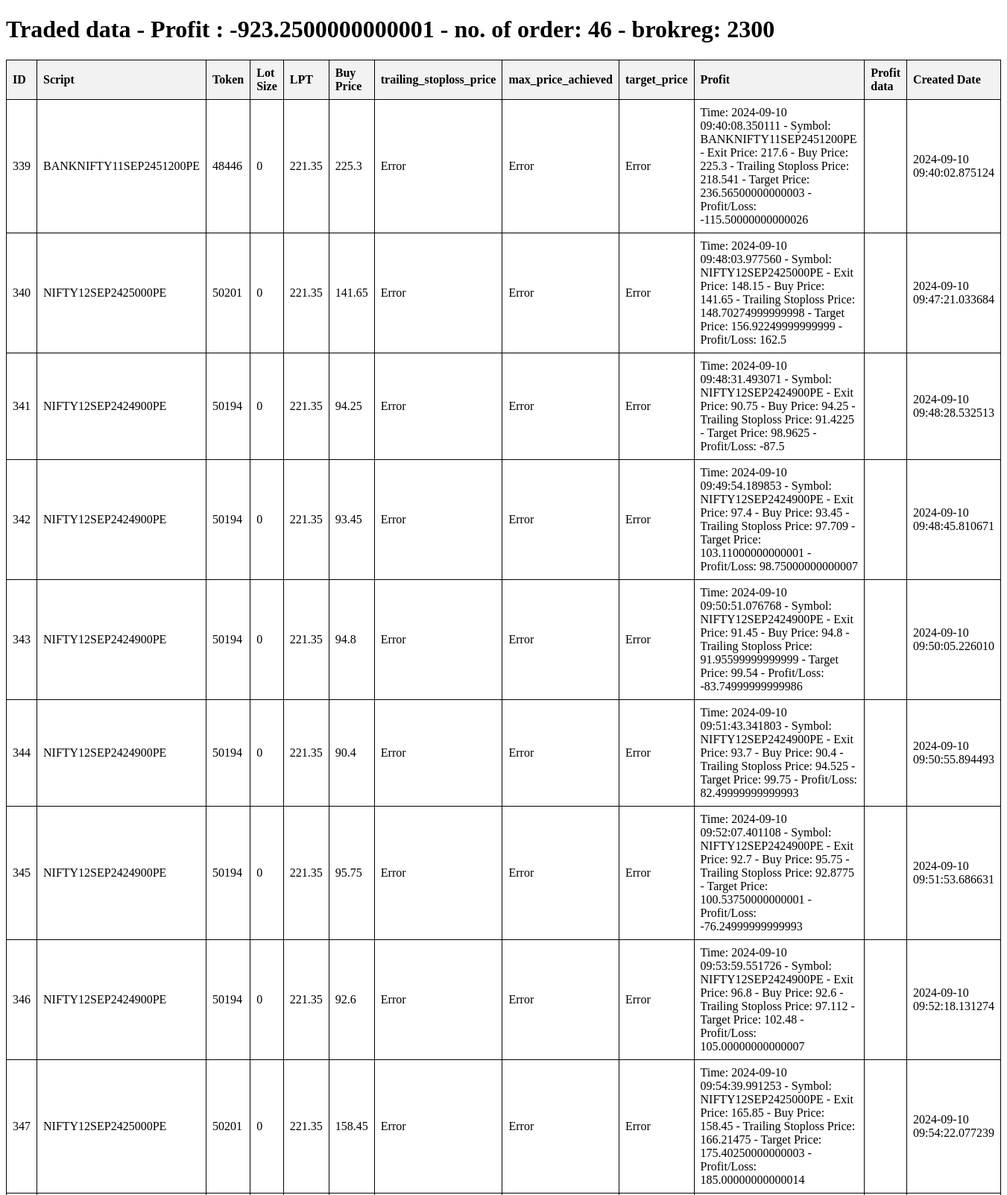
The page / (upper part) on the database its author committed.
### tables this page shows
CREATE TABLE ordertoken(
        id INTEGER PRIMARY KEY,
        symbol TEXT NOT NULL,
        exchange TEXT NOT NULL,
        token TEXT NOT NULL,
        lotsize INTEGER NOT NULL,
        ltp REAL NOT NULL,
        profit REAL NOT NULL
    , createddate timestamp);

### createwebviewapi.py (the view, shortened to what this page needs)
@app.route('/')
def home():
    try:
        fetchdata = crete_update_table.fetchsupportforweb()
        date = datetime.date.today()
        print(date)
        formatted_data = []
        for item in fetchdata:
            if item['createddate']:
                datetime_obj = item['createddate'].split(" ")
            if item['createddate'] and datetime_obj[0] == str(date):
                try:
                    profit_str = 'Time: 2024-09-02 10:30:07.260865 - Symbol: BANKNIFTY04SEP2451300PE - Exit Price: 221.35 - Buy Price: 229.95 - Trailing Stoploss Price: 223.05149999999998 - Target Price: 241.4475 - Profit/Loss: -128.99999999999991'
                    pattern = r'Time: (?P<date>.*?) - Symbol: (?P<symbol>.*?) - Exit Price: (?P<ltp>.*?) - Buy Price: (?P<buyprice>.*?) - Trailing Stoploss Price: (?P<trailing_stoploss_price>.*?) - Target Price: (?P<target_price>.*?) - Profit/Loss: (?P<profit_or_loss>.*?)$'
                    match = re.match(pattern, profit_str)
                    if match:
                        data = match.groupdict()
                    print(data)
                    parts = item['profit'].split(' - ')
                    if parts:
                        last_part = parts[-1].split(' ')[-1]  # Last item in the last part
                        ltp = parts[0].split(' ')[1] if len(parts[0].split(' ')) > 1 else 'N/A'
                        buyPrice = parts[1].split(' ')[1] if len(parts[1].split(' ')) > 1 else 'N/A'
                        profitValue = last_part if last_part else 'N/A'
                    else:
                        ltp = buyPrice = profitValue = 'N/A'
                    formatted_item = {
                        'id': item.get('id'),
                        'script': item.get('script'),
                        'token': item.get('token'),
                        'lotsize': item.get('lotsize'),
                        'buyPrice': item.get('ltp'),
                        'nltp':data['ltp'],
                        'trailing_stoploss_price': data['trailing_stoploss_price'],
                        'target_price': data['target_price'],
                        'max_price_achieved': data['max_price_achieved'],
                        'profit': data['profit_or_loss'],
                        'profittext': item.get('profit'),
                        'createddate': item.get('createddate')
                    }
                    formatted_data.append(formatted_item)
                except Exception as e:
                    formatted_data.append({
                        'id': item.get('id'),
                        'script': item.get('script'),
                        'token': item.get('token'),
                        'lotsize': item.get('lotsize'),
                        'date': 'Error',
                        'symbol': 'Error',
                        'nltp':data['ltp'],
                        'ltp': item.get('ltp'),
                        'buyPrice': item.get('ltp'),
                        'trailing_stoploss_price': 'Error',
                        'target_price': 'Error',
                        'max_price_achieved': 'Error',
                        'profit': item.get('profit'),
                        'createddate': item.get('createddate')
                    })
                    print(f"Error processing item {item.get('id')}: {e}")
    except Exception as e:
        return f"An error occurred: {e}"
    print(formatted_data)
    allprofit = sum_profit_or_loss(formatted_data)
    return render_template('index.html', fetchdata=formatted_data,allprofit=allprofit)

### crete_update_table.py (called while the page is built)
def fetchsupportforweb():
    conn = sqlite3.connect('database.db', check_same_thread=False)
    cursor = conn.cursor()
    fetch = conn.execute('SELECT * FROM ordertoken')
    data = []
    for id,symbol,exchange,token,lotsize,ltp,profit,createddate in fetch:
        addvalue = {
            'id':id,
            'script':symbol,
            'token':token,
            'lotsize':lotsize,
            'ltp':ltp,
            'profit':profit,
            'createddate':createddate
        }
        data.append(addvalue)
    print(data)
    return data

### templates/index.html (shortened to what this page needs)
<!DOCTYPE html>
<html lang="en">
<head>
</head>
<body>
   <h1> Traded data  - Profit : {{allprofit}}</h1>
    <table>
        <thead>
            <tr>
                <th>ID</th>
                <th>Script</th>
                <th>Token</th>
                <th>Lot Size</th>
                <th>LPT</th>
                <th>Buy Price</th>
                  <th>trailing_stoploss_price</th>
                  <th>max_price_achieved</th>
                  <th>target_price</th>
                <th>Profit</th>
                <th>Profit data</th>
                <th>Created Date</th>
            </tr>
        </thead>
        <tbody>
            {% for item in fetchdata %}
                <tr>
                    <td>{{ item.id }}</td>
                    <td>{{ item.script }}</td>
                    <td>{{ item.token }}</td>
                    <td>{{ item.lotsize }}</td>
                    <td>{{ item.nltp }}</td>
                    <td>{{ item.ltp }}</td>
                    <td>{{ item.trailing_stoploss_price }}</td>
                    <td>{{ item.max_price_achieved }}</td>
                    <td>{{ item.target_price }}</td>
                    <td>{{ item.profit }}</td>
                    <td>{{ item.profittext}}</td>
                    <td>{{ item.createddate }}</td>
                </tr>
            {% endfor %}
        </tbody>
    </table>
</body>
</html>

### templates/index.html (style rules this page uses)
table { width: 100%; border-collapse: collapse; }
table, th, td { border: 1px solid black; }
th, td { padding: 8px; text-align: left; }
th { background-color: #f2f2f2; }

### rows shown on the page
ordertoken: id "339", script "BANKNIFTY11SEP2451200PE", token "48446", lotsize "0", nltp "221.35", ltp "225.3", trailing_stoploss_price "Error", max_price_achieved "Error", target_price "Error", profit "Time: 2024-09-10 09:40:08.350111 - Symbol: BANKNIFTY11SEP2451200PE - Exit Price: 217.6 - Buy Price: 225.3 - Trailing Stoploss Price: 218.541 - Target Price: 236.56500000000003 - Profit/Loss: -115.50000000000026", createddate "2024-09-10 09:40:02.875124"
ordertoken: id "340", script "NIFTY12SEP2425000PE", token "50201", lotsize "0", nltp "221.35", ltp "141.65", trailing_stoploss_price "Error", max_price_achieved "Error", target_price "Error", profit "Time: 2024-09-10 09:48:03.977560 - Symbol: NIFTY12SEP2425000PE - Exit Price: 148.15 - Buy Price: 141.65 - Trailing Stoploss Price: 148.70274999999998 - Target Price: 156.92249999999999 - Profit/Loss: 162.5", createddate "2024-09-10 09:47:21.033684"
ordertoken: id "341", script "NIFTY12SEP2424900PE", token "50194", lotsize "0", nltp "221.35", ltp "94.25", trailing_stoploss_price "Error", max_price_achieved "Error", target_price "Error", profit "Time: 2024-09-10 09:48:31.493071 - Symbol: NIFTY12SEP2424900PE - Exit Price: 90.75 - Buy Price: 94.25 - Trailing Stoploss Price: 91.4225 - Target Price: 98.9625 - Profit/Loss: -87.5", createddate "2024-09-10 09:48:28.532513"
ordertoken: id "342", script "NIFTY12SEP2424900PE", token "50194", lotsize "0", nltp "221.35", ltp "93.45", trailing_stoploss_price "Error", max_price_achieved "Error", target_price "Error", profit "Time: 2024-09-10 09:49:54.189853 - Symbol: NIFTY12SEP2424900PE - Exit Price: 97.4 - Buy Price: 93.45 - Trailing Stoploss Price: 97.709 - Target Price: 103.11000000000001 - Profit/Loss: 98.75000000000007", createddate "2024-09-10 09:48:45.810671"
ordertoken: id "343", script "NIFTY12SEP2424900PE", token "50194", lotsize "0", nltp "221.35", ltp "94.8", trailing_stoploss_price "Error", max_price_achieved "Error", target_price "Error", profit "Time: 2024-09-10 09:50:51.076768 - Symbol: NIFTY12SEP2424900PE - Exit Price: 91.45 - Buy Price: 94.8 - Trailing Stoploss Price: 91.95599999999999 - Target Price: 99.54 - Profit/Loss: -83.74999999999986", createddate "2024-09-10 09:50:05.226010"
ordertoken: id "344", script "NIFTY12SEP2424900PE", token "50194", lotsize "0", nltp "221.35", ltp "90.4", trailing_stoploss_price "Error", max_price_achieved "Error", target_price "Error", profit "Time: 2024-09-10 09:51:43.341803 - Symbol: NIFTY12SEP2424900PE - Exit Price: 93.7 - Buy Price: 90.4 - Trailing Stoploss Price: 94.525 - Target Price: 99.75 - Profit/Loss: 82.49999999999993", createddate "2024-09-10 09:50:55.894493"
ordertoken: id "345", script "NIFTY12SEP2424900PE", token "50194", lotsize "0", nltp "221.35", ltp "95.75", trailing_stoploss_price "Error", max_price_achieved "Error", target_price "Error", profit "Time: 2024-09-10 09:52:07.401108 - Symbol: NIFTY12SEP2424900PE - Exit Price: 92.7 - Buy Price: 95.75 - Trailing Stoploss Price: 92.8775 - Target Price: 100.53750000000001 - Profit/Loss: -76.24999999999993", createddate "2024-09-10 09:51:53.686631"
ordertoken: id "346", script "NIFTY12SEP2424900PE", token "50194", lotsize "0", nltp "221.35", ltp "92.6", trailing_stoploss_price "Error", max_price_achieved "Error", target_price "Error", profit "Time: 2024-09-10 09:53:59.551726 - Symbol: NIFTY12SEP2424900PE - Exit Price: 96.8 - Buy Price: 92.6 - Trailing Stoploss Price: 97.112 - Target Price: 102.48 - Profit/Loss: 105.00000000000007", createddate "2024-09-10 09:52:18.131274"
ordertoken: id "347", script "NIFTY12SEP2425000PE", token "50201", lotsize "0", nltp "221.35", ltp "158.45", trailing_stoploss_price "Error", max_price_achieved "Error", target_price "Error", profit "Time: 2024-09-10 09:54:39.991253 - Symbol: NIFTY12SEP2425000PE - Exit Price: 165.85 - Buy Price: 158.45 - Trailing Stoploss Price: 166.21475 - Target Price: 175.40250000000003 - Profit/Loss: 185.00000000000014", createddate "2024-09-10 09:54:22.077239"

### other values the page prints
{{ allprofit }} "-923.2500000000001 - no. of order: 46 - brokreg: 2300"
